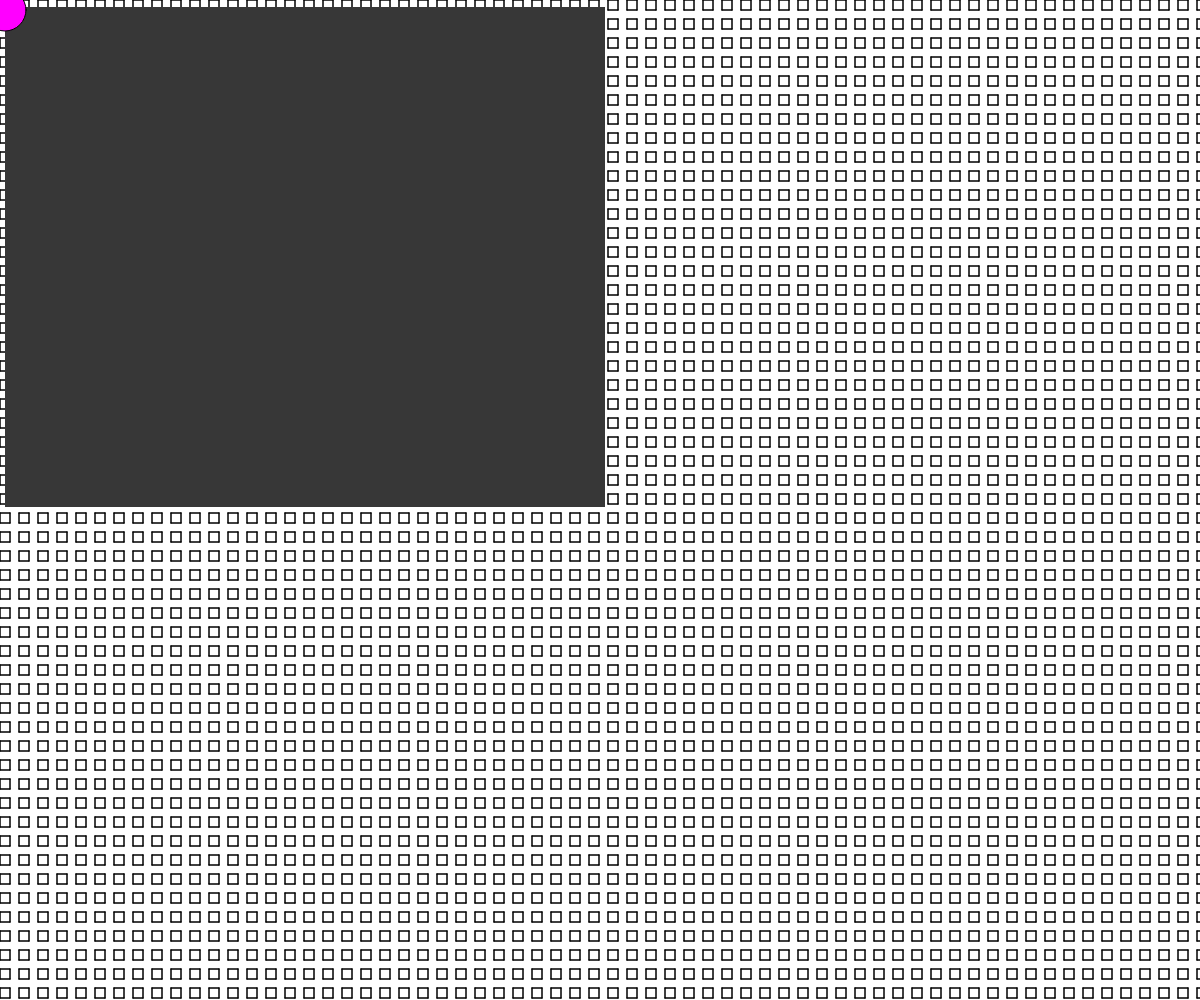
Frame 1 (no input)
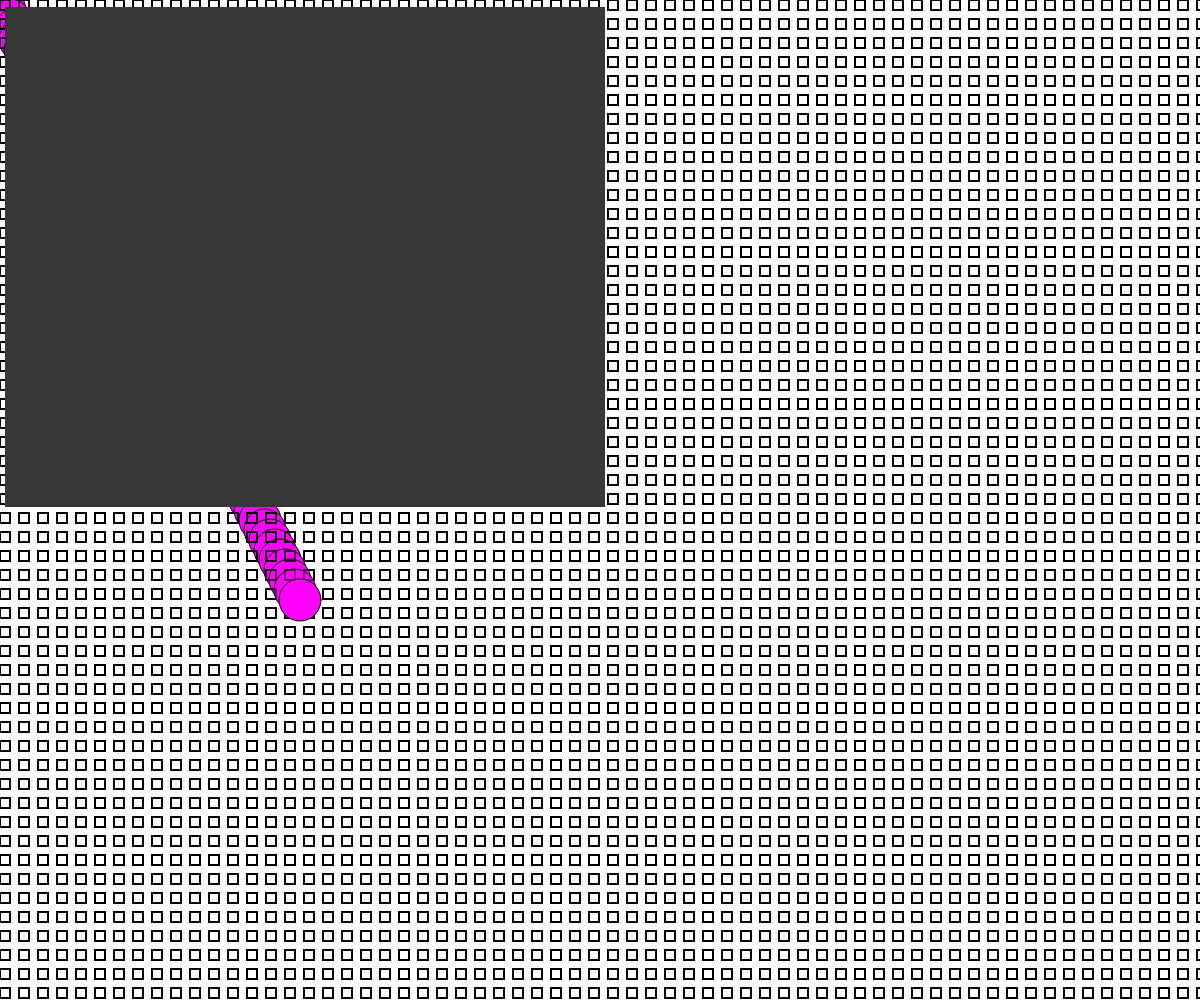
Frame 60 (no input)
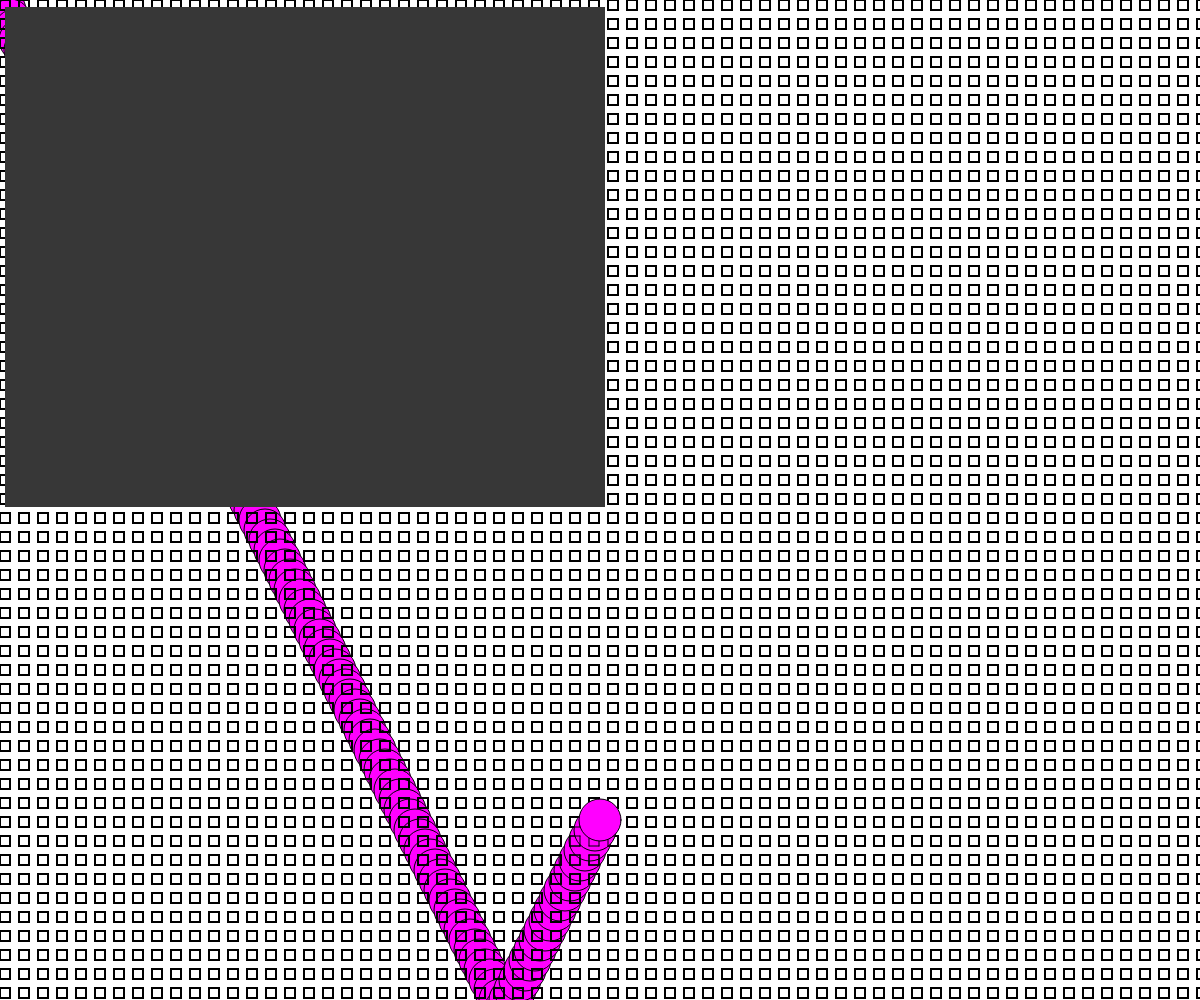
Frame 120 (the mouse pressed at the canvas centre since frame 60)

The p5.js sketch that drew these frames (run headless with seeded random() and noise() and a simulated clock; from frame 60 on, the mouse is pressed at the canvas centre):

// p5.js sketch
// ── sketch.js
let position,velocity;
let field;
const ratio = 1;

function setup() {
	createCanvas(windowWidth, windowHeight);
	background(255);

	position = createVector(0, 0);
	velocity = createVector(5, 10);

	let rows = floor(width/ratio);
	let cols = floor(height/ratio);

	field = new Field(rows, cols);
	field.display();
}

function draw() {
	field.display();

	noStroke();
	fill(55);
	rect(5, 7, width/2, height/2);

	position.add(velocity);

	if((position.x > width) || (position.x < 0)) {
		velocity.x *= -1;
	}
	if((position.y > height) || (position.y < 0)) {
		velocity.y *= -1;
	}

	stroke(0);
	fill(255, 0, 255);
	ellipse(position.x, position.y, 42);
}

// ── field.js
class Field {
  constructor(rows, cols){
    this.scale = 1;

    this.rows = rows;
    this.cols = cols;
    this.field = new Array(this.cols * this.rows);
  }

  display(){
    // translate(width/2, height/2);
    for(let x = 0; x < width; x+=19){
      for(let y = 0; y < height; y+=19){
        line(x, y, x+10, y);
        line(x, y, x, y+10);
        line(x+10, y, x+10, y+10);
        line(x, y+10, x+10, y+10);
      }
    }
  }
}
